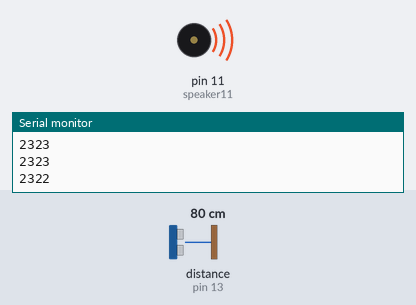
A sketch run on a simulated Arduino Uno, built with avr-gcc and run on an emulated ATmega328P. Parts: buzzer (waves = sounding), the last lines printed to the serial monitor. Wiring (inferred from the names in the program): ultrasonic range finder: trigger pin 10; echo pin 13. Inputs (shaded band) come from the test bench; at power-on: distance to the obstacle (sensor on pin 13) 80 cm. The echo pulse lasts 58.3 µs per cm.

Above: at 1.2 s.
1.3 s: distance to the obstacle (sensor on pin 13) set to 299 cm
At 2.8 s:
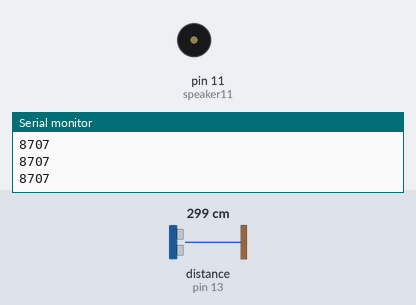
4.3 s: distance to the obstacle (sensor on pin 13) set to 2 cm
Timing chart, 0 to 11.8 s (numbered marks = the images above; inputs shaded):
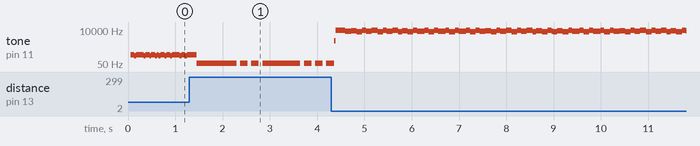

Measured:
- by itself, tone on pin 11 (speaker11): plays 1872 Hz for 0.04 s, 9352 Hz for 0.20 s, 8175 Hz for 0.12 s, 9114 Hz for 0.12 s, 7878 Hz for 0.12 s, 9351 Hz for 0.08 s … (70 notes in this stretch)

The sketch:

theremin1.ino
```cpp
int Trig_pin = 10;
int Echo_pin = 13;
int speaker11 = 11;
long duration;

void setup()
{
 Serial.begin(9600);
 Serial.println("Hello World");

 pinMode(Trig_pin, OUTPUT);
 pinMode(Echo_pin, INPUT);
 pinMode(speaker11, OUTPUT);
}

void loop()
{
  digitalWrite(Trig_pin, LOW);
  delayMicroseconds(2);
  digitalWrite(Trig_pin, HIGH);
  delayMicroseconds(20);
  digitalWrite(Trig_pin, LOW);
  duration = pulseIn(Echo_pin,HIGH);

  playTone(distanceDetected(duration), 100);

  Serial.println(distanceDetected(duration));
  //delay(10);
}

long distanceDetected(long duration)
{
  return duration  / 2;
}

void playTone(int tone, int duration)
{
 for(long i = 0; i<duration*1000L; i+=tone*2)
 {
   digitalWrite(speaker11, HIGH);
   delayMicroseconds(tone);
   digitalWrite(speaker11, LOW);
   delayMicroseconds(tone);
 }
}
```
